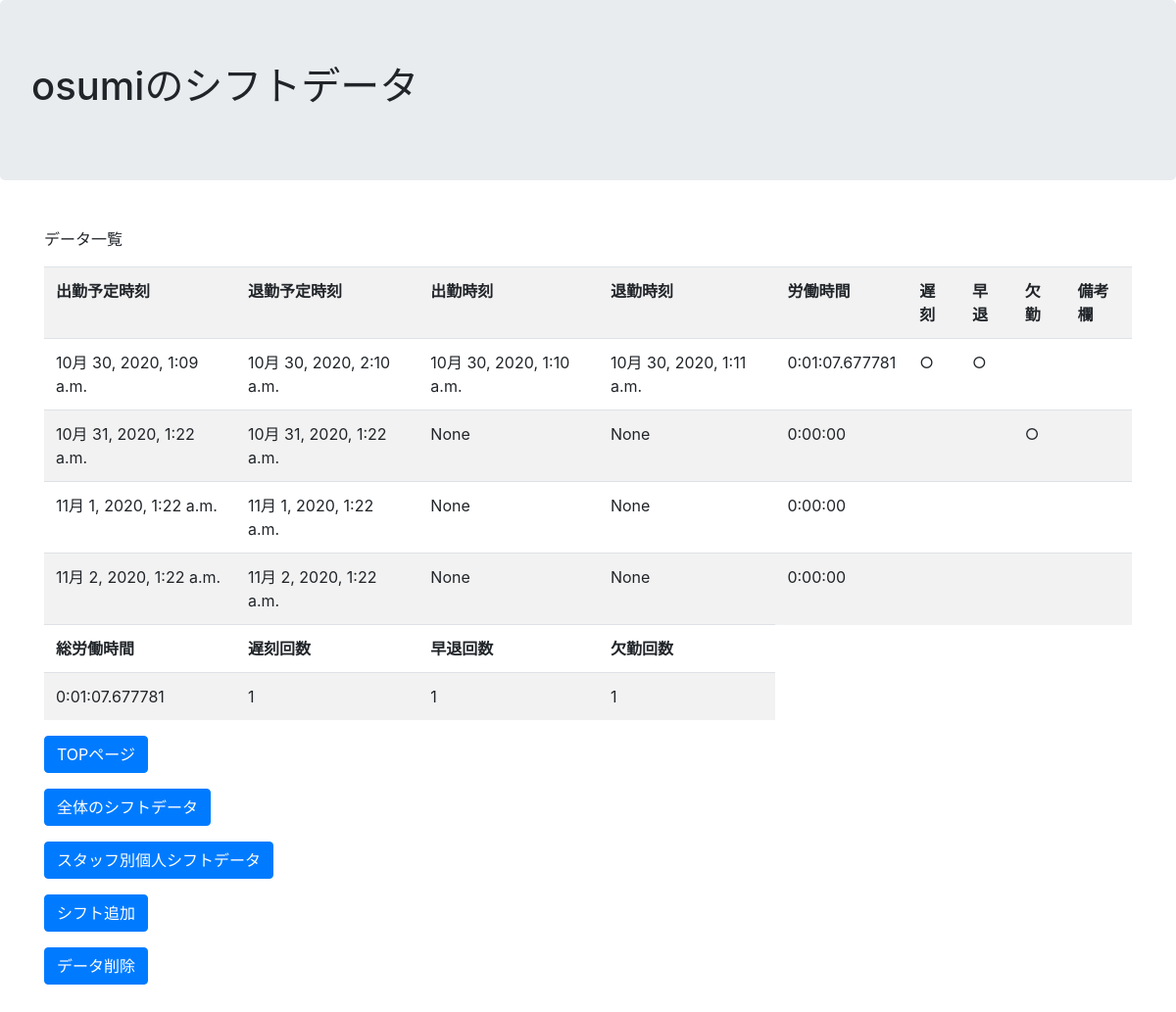
Page /attendance2/mylist (signed in) on the earlier database version.
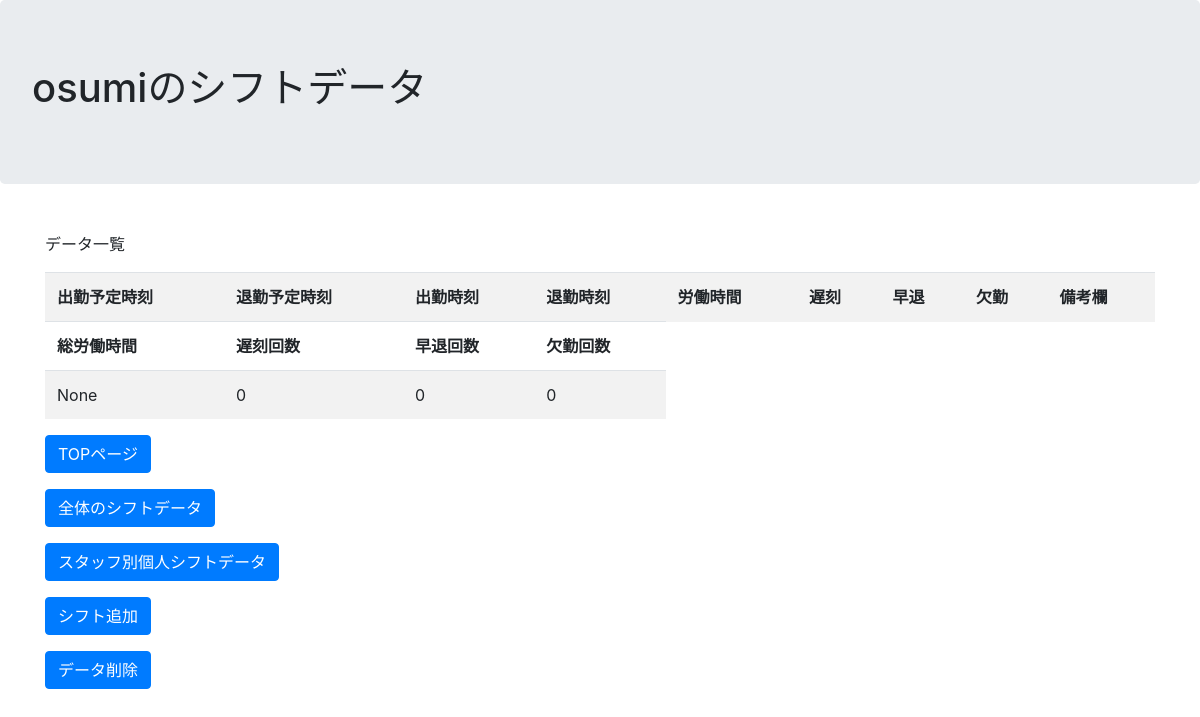
Same page on the later database version.
### myapp/models.py (models this page shows)
class CustomUser(AbstractUser):
    authority = models.CharField(verbose_name="カラム名",choices=CHOICES,max_length=100)

### attendance2/models.py (models this page shows)
class Attendance(models.Model):
    user = models.ForeignKey(CustomUser, blank=False, null=False,on_delete=models.CASCADE, verbose_name="スタッフ名")
    scheduled_attend_time = models.DateTimeField(blank=False, null=False,verbose_name="出勤予定時刻")
    scheduled_leave_time = models.DateTimeField(blank=False, null=False,verbose_name="退勤予定時刻")
    attend_time = models.DateTimeField(blank=True, null=True, verbose_name="出勤時刻")
    leave_time = models.DateTimeField(blank=True, null=True, verbose_name="退勤時刻")
    work_time=models.DurationField(default=timedelta(), verbose_name="労働時間")
    remarks = models.TextField(blank=True, null=True, verbose_name="備考欄")
    def is_late(self): #遅刻判定フラグ
        if self.attend_time:
            if self.attend_time > self.scheduled_attend_time:
                return '○'
            else:
                return ' '
        else:
            return ' '
    def is_early(self): #早退判定フラグ
        if self.leave_time:
            if self.leave_time < self.scheduled_leave_time:
                return '○'
            else:
                return ' '
        else:
            return ' '
    def is_absence(self): #欠勤判定フラグ
        if self.attend_time== None and (self.scheduled_leave_time < timezone.now()):
            return '○'
        else:
            return ' '

### attendance2/views.py (the view)
# urls.py: path('mylist', views.mylist, name='mylist'),#自分のシフトデータ
def mylist(request):#自分のシフトデータ
    from .models import Attendance
    from django.db.models import Sum
    data = Attendance.objects.filter(user=request.user).order_by("scheduled_attend_time")
    absence_count=Attendance.objects.filter(user=request.user,attend_time=None ,leave_time=None,scheduled_leave_time__lt= datetime.now()).count()
    late_count = Attendance.objects.filter(user=request.user,attend_time__gt = F('scheduled_attend_time')).count()
    early_count = Attendance.objects.filter(user=request.user,leave_time__lt=F('scheduled_leave_time')).count()
    sum = data.aggregate(Sum('work_time'))
    params = {  'message': 'データ一覧', #メッセージ
                'data': data,#自分のシフトデータ
                'sum':sum,#総労働時間
                'user':request.user,#ログインユーザー名
                'absence_count':absence_count,#欠席回数
                'late_count':late_count,#遅刻回数
                'early_count':early_count#早退回数
            }
    return render(request, 'attendance2/mylist.html', params)

### attendance2/templates/attendance2/mylist.html (shortened to what this page needs)
<!doctype html>
<html lang="ja">
  <head>
    <link rel="stylesheet" href="https://stackpath.bootstrapcdn.com/bootstrap/4.5.0/css/bootstrap.min.css">
  </head>
  <body>
  </body>
</html>
<!DOCTYPE html>
<html>
    <div class="jumbotron">
        <h1 class='display-5'>{{user}}のシフトデータ</h1>
    </div>
    <div class="py-3">
        <div class="container">
            <p>{{ message }}</p>
            <table class ='table table-striped' >
                <tr>
                    <th>出勤予定時刻</th>
                    <th>退勤予定時刻</th>
                    <th>出勤時刻</th>
                    <th>退勤時刻</th>
                    <th>労働時間</th>
                    <th>遅刻</th>
                    <th>早退</th>
                    <th>欠勤</th>
                    <th>備考欄</th>
                </tr>
                {% for member in data %}
                <tr>
                    <td>{{ member.scheduled_attend_time}}</td>
                    <td>{{ member.scheduled_leave_time}}</td>
                    <td>{{ member.attend_time }}</td>
                    <td>{{ member.leave_time}}</td>
                    <td>{{member.work_time}}</td>
                    <td>{{ member.is_late}}</td>
                    <td>{{ member.is_early}}</td>
                    <td>{{ member.is_absence}}</td>
                    <td>{{ member.remarks }}</td>
                </tr>
                {% endfor %}
                    <tr>
                        <th>総労働時間</th>
                        <th>遅刻回数</th>
                        <th>早退回数</th>
                        <th>欠勤回数</th>
                    </tr>
                    <tr>
                        <td>{{sum.work_time__sum}}</td>
                        <td>{{late_count}}</td>
                        <td>{{early_count}}</td>
                        <td>{{absence_count}}</td>
                    </tr>
            </table>
            <p/>
                </a><a href='../attendance2' class='btn btn-primary'>TOPページ</a><p />
                </a><a href='../attendance2/list' class='btn btn-primary'>全体のシフトデータ</a><p />
            {% if request.user.authority == '管理者' %}
                </a><a href='../attendance2/user_search' class='btn btn-primary'>スタッフ別個人シフトデータ</a><p />
                </a><a href='../attendance2/shift_addition_menu' class='btn btn-primary'>シフト追加</a><p />
                </a><a href='../attendance2/delete_menu' class='btn btn-primary'>データ削除</a><p />
            {% endif %}
</html>

Differences in the rows shown:
removed Attendance: scheduled_attend_time "10月 30, 2020, 1:09 a.m.", scheduled_leave_time "10月 30, 2020, 2:10 a.m.", attend_time "10月 30, 2020, 1:10 a.m.", leave_time "10月 30, 2020, 1:11 a.m.", work_time "0:01:07.677781", is_late "○", is_early "○"
removed Attendance: scheduled_attend_time "10月 31, 2020, 1:22 a.m.", scheduled_leave_time "10月 31, 2020, 1:22 a.m.", attend_time "None", leave_time "None", work_time "0:00:00", is_absence "○"
removed Attendance: scheduled_attend_time "11月 1, 2020, 1:22 a.m.", scheduled_leave_time "11月 1, 2020, 1:22 a.m.", attend_time "None", leave_time "None", work_time "0:00:00"
removed Attendance: scheduled_attend_time "11月 2, 2020, 1:22 a.m.", scheduled_leave_time "11月 2, 2020, 1:22 a.m.", attend_time "None", leave_time "None", work_time "0:00:00"
Other differences:
{{ sum.work_time__sum }}: "0:01:07.677781" → "None"
{{ late_count }}: "1" → "0"
{{ early_count }}: "1" → "0"
{{ absence_count }}: "1" → "0"
